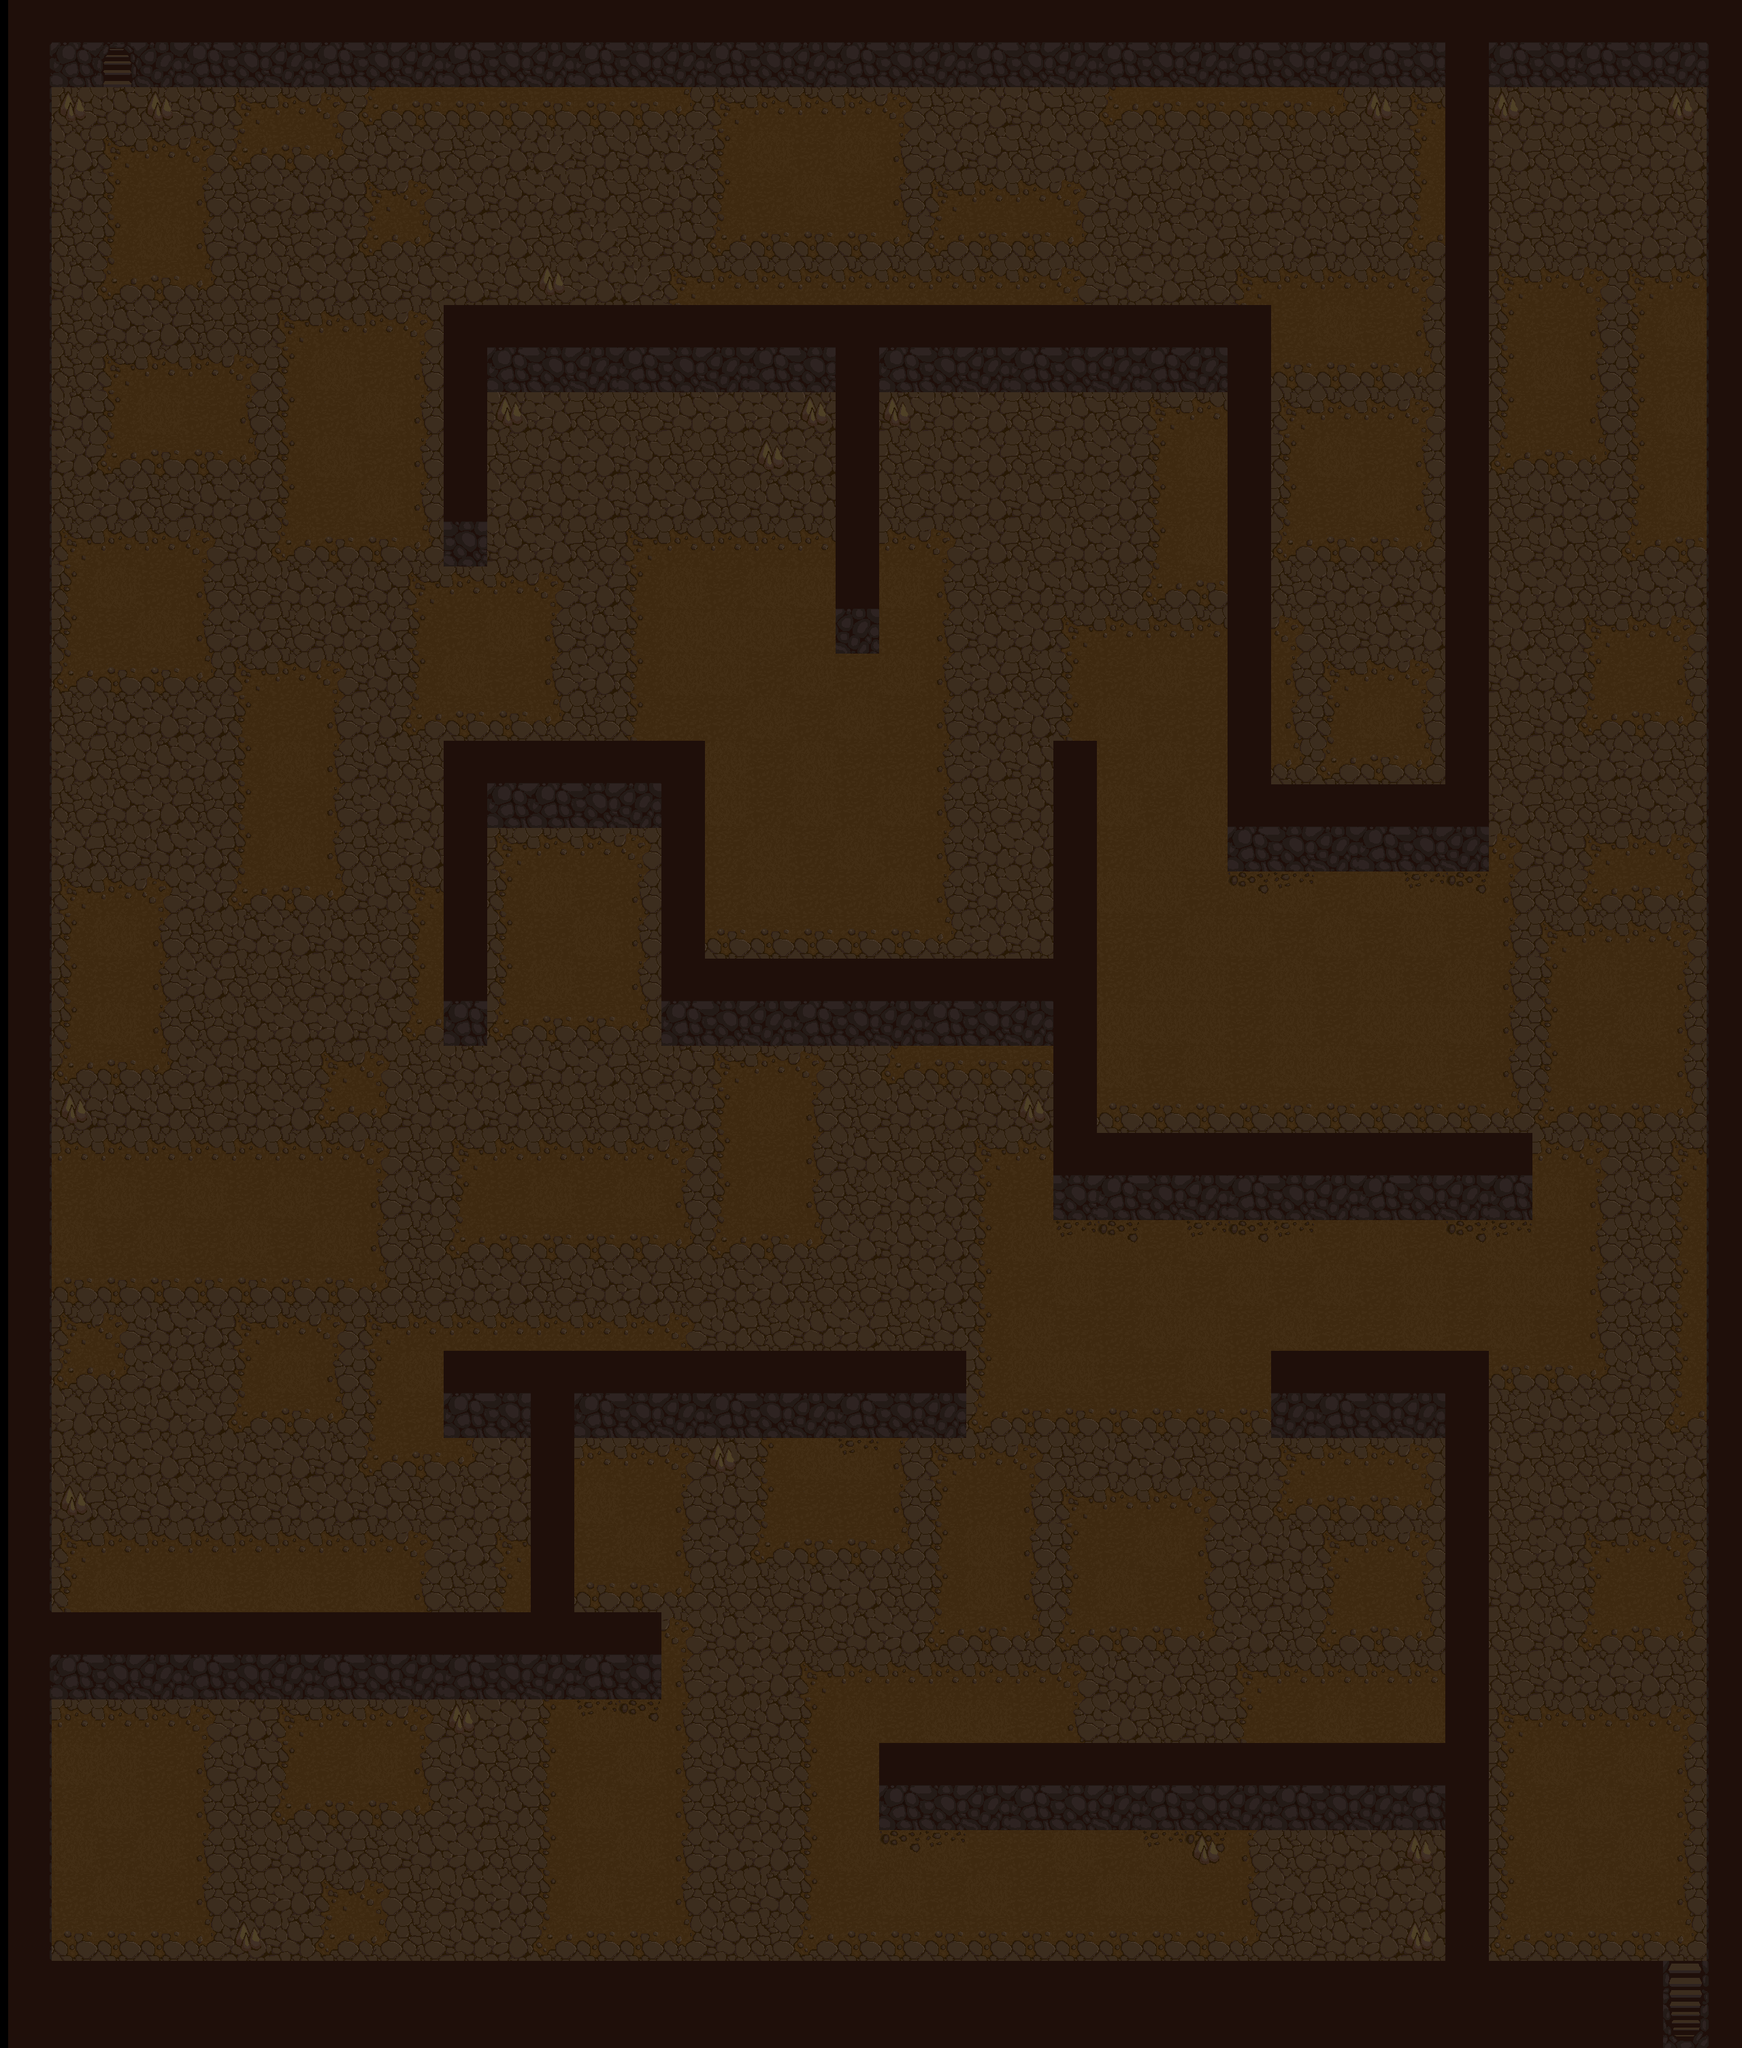

Tiled map render using the project's own tile images. Description and the whole map definition, tile-layer contents included, below:
An orthogonal 40x47 tile map with 64x64 px tiles, 1 tile layer (Walls).

<map version="1.0" orientation="orthogonal" renderorder="right-down" width="40" height="47" tilewidth="64" tileheight="64" nextobjectid="158">
 <tileset firstgid="1" name="TileMap2.0" tilewidth="64" tileheight="64" tilecount="180" columns="6">
  <image source="../Images/Tile_Map.png" width="384" height="1920" />
  <tile id="0">
   <properties>
    <property name="Collidable" type="bool" value="true" />
   </properties>
  </tile>
  <tile id="1">
   <properties>
    <property name="Collidable" type="bool" value="true" />
   </properties>
  </tile>
  <tile id="2">
   <properties>
    <property name="Collidable" type="bool" value="true" />
   </properties>
  </tile>
  <tile id="3">
   <properties>
    <property name="Collidable" type="bool" value="true" />
   </properties>
  </tile>
  <tile id="4">
   <properties>
    <property name="Collidable" type="bool" value="true" />
   </properties>
  </tile>
  <tile id="5">
   <properties>
    <property name="Collidable" type="bool" value="true" />
   </properties>
  </tile>
  <tile id="6">
   <properties>
    <property name="Collidable" type="bool" value="true" />
   </properties>
  </tile>
  <tile id="7">
   <properties>
    <property name="Collidable" type="bool" value="true" />
   </properties>
  </tile>
  <tile id="8">
   <properties>
    <property name="Collidable" type="bool" value="true" />
   </properties>
  </tile>
  <tile id="9">
   <properties>
    <property name="Collidable" type="bool" value="true" />
   </properties>
  </tile>
  <tile id="10">
   <properties>
    <property name="Collidable" type="bool" value="true" />
   </properties>
  </tile>
  <tile id="11">
   <properties>
    <property name="Collidable" type="bool" value="true" />
   </properties>
  </tile>
  <tile id="12">
   <properties>
    <property name="Collidable" type="bool" value="true" />
   </properties>
  </tile>
  <tile id="13">
   <properties>
    <property name="Collidable" type="bool" value="true" />
   </properties>
  </tile>
  <tile id="14">
   <properties>
    <property name="Collidable" type="bool" value="true" />
   </properties>
  </tile>
  <tile id="15">
   <properties>
    <property name="Collidable" type="bool" value="true" />
   </properties>
  </tile>
  <tile id="16">
   <properties>
    <property name="Collidable" type="bool" value="true" />
   </properties>
  </tile>
  <tile id="17">
   <properties>
    <property name="Collidable" type="bool" value="true" />
   </properties>
  </tile>
  <tile id="36">
   <properties>
    <property name="Collidable" type="bool" value="true" />
   </properties>
  </tile>
  <tile id="37">
   <properties>
    <property name="Collidable" type="bool" value="true" />
   </properties>
  </tile>
  <tile id="38">
   <properties>
    <property name="Collidable" type="bool" value="true" />
   </properties>
  </tile>
  <tile id="39">
   <properties>
    <property name="Collidable" type="bool" value="true" />
   </properties>
  </tile>
  <tile id="40">
   <properties>
    <property name="Collidable" type="bool" value="true" />
   </properties>
  </tile>
  <tile id="41">
   <properties>
    <property name="Collidable" type="bool" value="true" />
   </properties>
  </tile>
  <tile id="42">
   <properties>
    <property name="Collidable" type="bool" value="true" />
   </properties>
  </tile>
  <tile id="43">
   <properties>
    <property name="Collidable" type="bool" value="true" />
   </properties>
  </tile>
  <tile id="44">
   <properties>
    <property name="Collidable" type="bool" value="true" />
   </properties>
  </tile>
  <tile id="45">
   <properties>
    <property name="Collidable" type="bool" value="true" />
   </properties>
  </tile>
  <tile id="46">
   <properties>
    <property name="Collidable" type="bool" value="true" />
   </properties>
  </tile>
  <tile id="47">
   <properties>
    <property name="Collidable" type="bool" value="true" />
   </properties>
  </tile>
  <tile id="48">
   <properties>
    <property name="Collidable" type="bool" value="true" />
   </properties>
  </tile>
  <tile id="49">
   <properties>
    <property name="Collidable" type="bool" value="true" />
   </properties>
  </tile>
  <tile id="50">
   <properties>
    <property name="Collidable" type="bool" value="true" />
   </properties>
  </tile>
  <tile id="51">
   <properties>
    <property name="Collidable" type="bool" value="true" />
   </properties>
  </tile>
  <tile id="52">
   <properties>
    <property name="Collidable" type="bool" value="true" />
   </properties>
  </tile>
  <tile id="53">
   <properties>
    <property name="Collidable" type="bool" value="true" />
   </properties>
  </tile>
  <tile id="72">
   <properties>
    <property name="Collidable" type="bool" value="true" />
   </properties>
  </tile>
  <tile id="73">
   <properties>
    <property name="Collidable" type="bool" value="true" />
   </properties>
  </tile>
  <tile id="74">
   <properties>
    <property name="Collidable" type="bool" value="true" />
   </properties>
  </tile>
  <tile id="75">
   <properties>
    <property name="Collidable" type="bool" value="true" />
   </properties>
  </tile>
  <tile id="76">
   <properties>
    <property name="Collidable" type="bool" value="true" />
   </properties>
  </tile>
  <tile id="77">
   <properties>
    <property name="Collidable" type="bool" value="true" />
   </properties>
  </tile>
  <tile id="78">
   <properties>
    <property name="Collidable" type="bool" value="true" />
   </properties>
  </tile>
  <tile id="79">
   <properties>
    <property name="Collidable" type="bool" value="true" />
   </properties>
  </tile>
  <tile id="80">
   <properties>
    <property name="Collidable" type="bool" value="true" />
   </properties>
  </tile>
  <tile id="81">
   <properties>
    <property name="Collidable" type="bool" value="true" />
   </properties>
  </tile>
  <tile id="82">
   <properties>
    <property name="Collidable" type="bool" value="true" />
   </properties>
  </tile>
  <tile id="83">
   <properties>
    <property name="Collidable" type="bool" value="true" />
   </properties>
  </tile>
  <tile id="84">
   <properties>
    <property name="Collidable" type="bool" value="true" />
   </properties>
  </tile>
  <tile id="85">
   <properties>
    <property name="Collidable" type="bool" value="true" />
   </properties>
  </tile>
  <tile id="86">
   <properties>
    <property name="Collidable" type="bool" value="true" />
   </properties>
  </tile>
  <tile id="87">
   <properties>
    <property name="Collidable" type="bool" value="true" />
   </properties>
  </tile>
  <tile id="88">
   <properties>
    <property name="Collidable" type="bool" value="true" />
   </properties>
  </tile>
  <tile id="89">
   <properties>
    <property name="Collidable" type="bool" value="true" />
   </properties>
  </tile>
  <tile id="108">
   <properties>
    <property name="Collidable" type="bool" value="true" />
   </properties>
  </tile>
  <tile id="109">
   <properties>
    <property name="Collidable" type="bool" value="true" />
   </properties>
  </tile>
  <tile id="110">
   <properties>
    <property name="Collidable" type="bool" value="true" />
   </properties>
  </tile>
  <tile id="111">
   <properties>
    <property name="Collidable" type="bool" value="true" />
   </properties>
  </tile>
  <tile id="112">
   <properties>
    <property name="Collidable" type="bool" value="true" />
   </properties>
  </tile>
  <tile id="113">
   <properties>
    <property name="Collidable" type="bool" value="true" />
   </properties>
  </tile>
  <tile id="114">
   <properties>
    <property name="Collidable" type="bool" value="true" />
   </properties>
  </tile>
  <tile id="115">
   <properties>
    <property name="Collidable" type="bool" value="true" />
   </properties>
  </tile>
  <tile id="116">
   <properties>
    <property name="Collidable" type="bool" value="true" />
   </properties>
  </tile>
  <tile id="117">
   <properties>
    <property name="Collidable" type="bool" value="true" />
   </properties>
  </tile>
  <tile id="118">
   <properties>
    <property name="Collidable" type="bool" value="true" />
   </properties>
  </tile>
  <tile id="119">
   <properties>
    <property name="Collidable" type="bool" value="true" />
   </properties>
  </tile>
  <tile id="120">
   <properties>
    <property name="Collidable" type="bool" value="true" />
   </properties>
  </tile>
  <tile id="121">
   <properties>
    <property name="Collidable" type="bool" value="true" />
   </properties>
  </tile>
  <tile id="122">
   <properties>
    <property name="Collidable" type="bool" value="true" />
   </properties>
  </tile>
  <tile id="123">
   <properties>
    <property name="Collidable" type="bool" value="true" />
   </properties>
  </tile>
  <tile id="124">
   <properties>
    <property name="Collidable" type="bool" value="true" />
   </properties>
  </tile>
  <tile id="125">
   <properties>
    <property name="Collidable" type="bool" value="true" />
   </properties>
  </tile>
  <tile id="144">
   <properties>
    <property name="Collidable" type="bool" value="true" />
   </properties>
  </tile>
  <tile id="145">
   <properties>
    <property name="Collidable" type="bool" value="true" />
   </properties>
  </tile>
  <tile id="146">
   <properties>
    <property name="Collidable" type="bool" value="true" />
   </properties>
  </tile>
  <tile id="147">
   <properties>
    <property name="Collidable" type="bool" value="true" />
   </properties>
  </tile>
  <tile id="148">
   <properties>
    <property name="Collidable" type="bool" value="true" />
   </properties>
  </tile>
  <tile id="149">
   <properties>
    <property name="Collidable" type="bool" value="true" />
   </properties>
  </tile>
  <tile id="150">
   <properties>
    <property name="Collidable" type="bool" value="true" />
   </properties>
  </tile>
  <tile id="151">
   <properties>
    <property name="Collidable" type="bool" value="true" />
   </properties>
  </tile>
  <tile id="152">
   <properties>
    <property name="Collidable" type="bool" value="true" />
   </properties>
  </tile>
  <tile id="153">
   <properties>
    <property name="Collidable" type="bool" value="true" />
   </properties>
  </tile>
  <tile id="154">
   <properties>
    <property name="Collidable" type="bool" value="true" />
   </properties>
  </tile>
  <tile id="155">
   <properties>
    <property name="Collidable" type="bool" value="true" />
   </properties>
  </tile>
  <tile id="156">
   <properties>
    <property name="Collidable" type="bool" value="true" />
   </properties>
  </tile>
  <tile id="157">
   <properties>
    <property name="Collidable" type="bool" value="true" />
   </properties>
  </tile>
  <tile id="158">
   <properties>
    <property name="Collidable" type="bool" value="true" />
   </properties>
  </tile>
  <tile id="159">
   <properties>
    <property name="Collidable" type="bool" value="true" />
   </properties>
  </tile>
  <tile id="160">
   <properties>
    <property name="Collidable" type="bool" value="true" />
   </properties>
  </tile>
  <tile id="161">
   <properties>
    <property name="Collidable" type="bool" value="true" />
   </properties>
  </tile>
 </tileset>
 <layer name="Walls" width="40" height="47" offsetx="12" offsety="0">
  <data encoding="csv">
4,1,2,3,1,2,3,1,2,3,1,2,3,1,2,3,1,2,3,1,2,3,1,2,3,1,2,3,1,2,3,1,2,4,1,2,3,1,2,4,
6,7,21,9,7,8,9,7,8,9,7,8,9,7,8,9,7,8,9,7,8,9,7,8,9,7,8,9,7,8,9,7,8,4,7,8,7,8,9,5,
6,10,32,10,32,22,23,24,34,35,35,35,35,35,35,36,22,23,23,23,24,31,33,32,31,34,35,35,35,35,36,10,22,4,11,32,33,32,11,5,
6,33,22,23,24,34,35,36,32,33,31,33,2684354593,32,32,2684354593,28,25,29,25,30,33,32,31,33,31,33,31,32,31,32,31,28,4,33,31,31,32,33,5,
6,32,28,29,30,31,33,32,22,24,33,32,33,32,31,32,28,29,25,29,30,22,23,23,24,32,31,32,33,32,31,33,28,4,31,32,33,33,31,5,
6,31,28,25,30,32,31,33,34,36,32,33,31,2684354593,31,32,34,35,35,35,36,34,35,35,36,31,32,33,31,33,32,31,34,4,32,31,32,33,33,5,
6,32,34,35,36,31,32,33,31,32,33,32,10,33,2684354593,22,23,23,23,23,23,23,23,23,24,32,33,31,22,23,23,23,24,4,22,23,24,22,23,5,
6,31,32,33,31,31,22,23,23,24,4,1,2,3,1,2,3,1,2,4,1,2,3,1,2,3,1,3,4,29,25,29,30,4,28,29,30,28,25,5,
6,31,22,23,23,24,28,25,29,30,4,7,8,9,7,8,9,7,8,4,7,8,9,7,8,9,7,9,4,35,35,35,36,4,28,25,30,28,29,5,
6,32,28,25,29,30,28,29,25,30,4,12,33,31,31,32,33,33,12,4,11,32,33,31,32,31,22,23,4,22,23,23,24,4,28,29,30,28,25,5,
6,33,34,35,35,36,28,25,29,30,4,31,32,33,32,31,31,12,33,4,31,32,33,31,32,33,28,25,4,28,25,29,30,4,34,35,36,28,29,5,
6,31,33,31,32,33,28,29,25,30,2,33,32,33,32,33,31,32,32,4,31,32,33,32,31,33,28,29,4,28,29,25,30,4,31,32,33,28,25,5,
6,22,23,23,24,32,34,35,35,36,8,32,33,31,22,23,23,23,23,4,23,24,33,31,32,33,28,25,4,34,35,35,36,4,31,32,31,34,35,5,
6,28,25,29,30,31,32,33,32,22,23,23,24,33,28,25,29,25,25,3,25,30,31,32,32,31,34,35,4,31,32,33,32,4,32,33,31,32,33,5,
6,28,29,25,30,33,31,32,33,28,29,25,30,32,28,25,25,25,29,9,29,30,32,33,22,23,23,23,4,24,31,32,33,4,33,31,22,23,24,5,
6,34,35,35,36,22,23,24,32,28,25,29,30,33,28,25,25,29,25,29,25,30,33,31,28,29,25,29,4,30,22,23,24,4,32,33,28,29,30,5,
6,31,32,33,33,28,29,30,33,34,35,35,36,31,28,29,29,25,29,25,29,30,32,33,28,25,29,29,4,30,28,25,30,4,31,32,34,35,36,5,
6,33,31,32,33,28,25,30,32,31,4,1,1,2,3,4,25,29,25,29,29,30,33,32,4,29,25,29,4,36,34,35,36,4,31,32,33,33,31,5,
6,31,32,33,31,28,29,30,33,32,4,7,7,8,9,4,25,29,25,29,25,30,31,32,4,25,29,25,1,2,3,1,2,3,33,31,31,32,33,5,
6,33,31,32,33,28,25,30,31,33,4,22,23,23,24,4,29,25,29,25,29,30,32,33,4,29,25,25,7,8,9,7,8,9,24,32,22,23,24,5,
6,22,23,24,33,34,35,36,32,22,4,28,25,29,30,4,29,25,29,29,25,30,32,31,4,25,25,29,26,27,29,25,27,26,30,31,34,35,36,5,
6,28,25,30,31,32,33,32,31,28,4,28,29,25,30,4,35,35,35,35,35,36,33,32,4,29,29,25,25,29,25,29,25,29,30,22,23,23,24,5,
6,28,29,30,33,31,31,32,33,28,1,28,25,29,30,1,2,3,1,2,3,1,2,3,4,29,25,25,29,25,29,25,29,25,30,28,25,29,30,5,
6,28,25,30,31,32,33,33,32,34,7,34,35,35,36,7,8,9,7,8,9,7,8,9,4,25,25,25,29,25,29,25,25,25,30,28,29,25,30,5,
6,34,35,36,33,32,31,22,24,31,32,33,32,33,31,32,22,23,24,31,34,35,35,35,4,25,29,25,29,25,25,29,25,29,30,28,25,29,30,5,
6,12,32,32,31,32,33,34,36,32,33,32,31,31,32,33,28,25,30,31,32,33,32,12,4,35,35,35,35,35,35,35,35,35,36,34,35,35,36,5,
6,23,23,23,23,23,23,23,24,31,22,23,23,23,23,24,28,29,30,32,31,31,22,23,2,1,2,3,1,2,3,1,2,3,1,23,24,31,22,5,
6,29,25,29,25,29,25,29,30,32,28,29,25,29,25,30,28,25,30,31,32,33,28,29,8,7,8,9,7,8,9,7,8,9,7,25,30,32,28,5,
6,25,29,25,29,25,29,25,30,31,34,35,35,35,35,36,34,35,36,33,32,33,28,25,27,26,29,27,26,27,29,25,29,26,27,29,30,31,28,5,
6,35,35,35,35,35,35,35,36,31,32,33,31,32,33,31,32,33,31,31,32,33,28,29,25,29,25,29,25,29,25,29,25,29,25,25,30,33,28,5,
6,22,24,32,33,22,23,24,22,23,23,23,23,23,23,24,32,31,32,33,31,32,28,25,29,29,25,25,29,25,29,29,25,29,25,29,30,31,28,5,
6,34,36,33,31,28,25,30,28,25,1,2,4,1,2,3,1,2,3,1,2,3,28,25,25,29,29,25,29,3,1,2,3,4,35,35,36,32,28,5,
6,33,31,32,33,34,35,36,28,29,7,8,4,7,8,9,7,8,9,7,8,9,34,35,35,35,35,35,35,9,7,8,9,4,31,32,33,31,34,5,
6,31,32,33,31,32,33,32,34,35,36,33,4,23,23,24,11,28,25,27,30,22,23,24,31,32,33,31,32,22,23,23,24,4,32,31,31,32,33,5,
6,12,31,32,33,31,32,33,32,31,32,33,4,25,29,30,32,28,29,29,30,28,29,30,22,23,23,24,31,34,35,35,36,4,31,32,33,32,31,5,
6,22,23,23,23,23,23,23,23,24,33,22,4,29,25,30,33,34,35,35,36,28,25,30,28,29,25,30,33,32,22,23,24,4,31,33,22,23,24,5,
6,28,25,29,25,29,25,29,25,30,31,28,4,35,35,36,31,31,32,33,31,28,25,30,28,25,29,30,31,32,28,29,30,4,32,31,28,29,30,5,
4,1,2,3,1,2,3,1,2,3,1,2,3,1,2,24,32,33,31,32,33,34,35,36,34,35,35,36,33,31,34,35,36,4,31,32,34,35,36,5,
6,7,8,9,7,8,9,7,8,9,7,8,9,7,8,30,33,33,22,23,23,23,23,23,24,32,33,31,22,23,23,23,23,4,31,32,33,33,31,5,
6,23,23,23,24,33,22,23,23,24,11,33,28,27,26,30,31,32,28,25,29,25,25,29,30,33,31,32,28,29,25,29,25,4,22,23,23,23,24,5,
6,25,25,29,30,32,28,29,25,30,32,31,28,29,25,30,32,31,28,29,1,2,3,1,2,3,1,2,3,1,2,3,1,4,28,25,29,25,30,5,
6,29,25,29,30,31,34,35,35,36,33,32,28,25,29,30,31,32,28,29,7,8,9,7,8,9,7,8,9,7,8,9,7,4,28,29,25,29,30,5,
6,25,29,25,30,31,32,33,31,32,33,31,28,29,25,30,33,33,28,25,26,27,29,29,25,29,27,15,30,31,32,33,11,4,28,25,29,25,30,5,
6,29,25,29,30,31,33,22,24,31,32,33,28,25,29,30,31,32,28,29,25,29,25,29,29,25,25,29,30,33,31,32,33,4,28,29,25,29,30,5,
6,35,35,35,36,12,32,34,36,31,32,33,34,35,35,36,32,31,34,35,35,35,35,35,35,35,35,35,36,31,32,33,11,4,34,35,35,35,36,5,
4,4,4,4,4,4,4,4,4,4,4,4,4,4,4,4,4,4,4,4,4,4,4,4,4,4,4,4,4,4,4,4,4,4,4,4,4,4,19,5,
4,4,4,4,4,4,4,4,4,4,4,4,4,4,4,4,4,4,4,4,4,4,4,4,4,4,4,4,4,4,4,4,4,4,4,4,4,4,20,5
</data>
 </layer>
</map>
